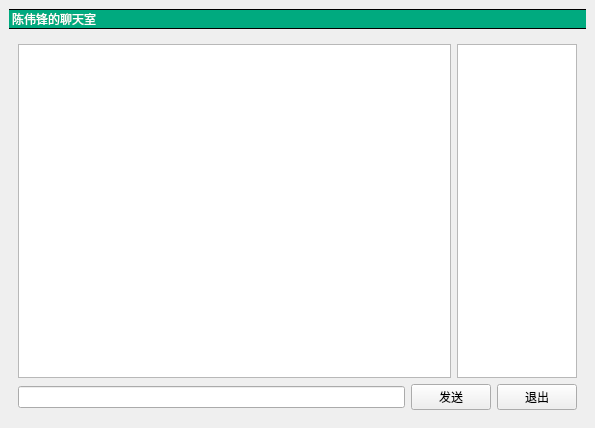
<?xml version="1.0" encoding="UTF-8"?>
<ui version="4.0">
 <class>MainWindow</class>
 <widget class="QMainWindow" name="MainWindow">
  <property name="geometry">
   <rect>
    <x>0</x>
    <y>0</y>
    <width>595</width>
    <height>428</height>
   </rect>
  </property>
  <property name="windowTitle">
   <string>聊天室客户端</string>
  </property>
  <property name="styleSheet">
   <string notr="true">#titleLabel {
    background: white;
    border: none;
    border-bottom: 1px solid black;
    border-top: 1px solid black;
    font: 24pt &quot;黑体&quot;;
    color: rgba(255, 255, 255, 1);
    background-color: rgba(0, 170, 127, 255);
}

#mainFrame {
    background: white;
    border: none;
}

#loginFrame {
    background: linear-gradient(to top, rgba(0, 170, 127, 0.2), rgba(0, 170, 127, 0.2));
    border: 1px solid gray;
    padding: 10px;
    border-radius: 25px;
}</string>
  </property>
  <widget class="QWidget" name="centralwidget">
   <layout class="QVBoxLayout" name="verticalLayout">
    <item>
     <widget class="QLabel" name="titleLabel">
      <property name="styleSheet">
       <string notr="true">#titleLabel {
    background: white;
    border: none;
    border-bottom: 1px solid black;
    border-top: 1px solid black;
    font: 24pt &quot;黑体&quot;;
    color: rgba(255, 255, 255, 1);
    background-color: rgba(0, 170, 127, 255);
}

#mainFrame {
    background: white;
    border: none;
}

#loginFrame {
    background: linear-gradient(to top, rgba(0, 170, 127, 0.2), rgba(0, 170, 127, 0.2));
    border: 1px solid gray;
    padding: 10px;
    border-radius: 25px;
}</string>
      </property>
      <property name="text">
       <string>陈伟锋的聊天室</string>
      </property>
     </widget>
    </item>
    <item>
     <widget class="QStackedWidget" name="stackedWidget">
      <property name="currentIndex">
       <number>0</number>
      </property>
      <widget class="QWidget" name="chatPage">
       <layout class="QVBoxLayout" name="verticalLayout_3">
        <item>
         <layout class="QHBoxLayout" name="horizontalLayout">
          <item>
           <widget class="QTextEdit" name="roomtextEdit"/>
          </item>
          <item>
           <widget class="QListWidget" name="userlistWidget">
            <property name="maximumSize">
             <size>
              <width>120</width>
              <height>16777215</height>
             </size>
            </property>
           </widget>
          </item>
         </layout>
        </item>
        <item>
         <layout class="QHBoxLayout" name="horizontalLayout_2">
          <item>
           <widget class="QLineEdit" name="saylineEdit"/>
          </item>
          <item>
           <widget class="QPushButton" name="sayButton">
            <property name="text">
             <string>发送</string>
            </property>
           </widget>
          </item>
          <item>
           <widget class="QPushButton" name="layoutButton">
            <property name="text">
             <string>退出</string>
            </property>
           </widget>
          </item>
         </layout>
        </item>
       </layout>
      </widget>
      <widget class="QWidget" name="loginPage">
       <layout class="QGridLayout" name="gridLayout">
        <item row="0" column="1">
         <spacer name="verticalSpacer_2">
          <property name="orientation">
           <enum>Qt::Orientation::Vertical</enum>
          </property>
          <property name="sizeHint" stdset="0">
           <size>
            <width>20</width>
            <height>123</height>
           </size>
          </property>
         </spacer>
        </item>
        <item row="1" column="0">
         <spacer name="horizontalSpacer">
          <property name="orientation">
           <enum>Qt::Orientation::Horizontal</enum>
          </property>
          <property name="sizeHint" stdset="0">
           <size>
            <width>175</width>
            <height>20</height>
           </size>
          </property>
         </spacer>
        </item>
        <item row="1" column="1">
         <widget class="QFrame" name="loginFrame">
          <property name="styleSheet">
           <string notr="true">background-color: rgb(243, 230, 255);</string>
          </property>
          <property name="frameShape">
           <enum>QFrame::Shape::StyledPanel</enum>
          </property>
          <property name="frameShadow">
           <enum>QFrame::Shadow::Raised</enum>
          </property>
          <layout class="QVBoxLayout" name="verticalLayout_2">
           <item>
            <layout class="QFormLayout" name="mainFrame">
             <item row="0" column="0">
              <widget class="QLabel" name="label_2">
               <property name="text">
                <string>服务器地址：</string>
               </property>
              </widget>
             </item>
             <item row="0" column="1">
              <widget class="QLineEdit" name="serverEdit">
               <property name="text">
                <string>127.0.0.1</string>
               </property>
              </widget>
             </item>
             <item row="1" column="0">
              <widget class="QLabel" name="label_3">
               <property name="text">
                <string>昵称：</string>
               </property>
              </widget>
             </item>
             <item row="1" column="1">
              <widget class="QLineEdit" name="usernameEdit"/>
             </item>
            </layout>
           </item>
           <item>
            <spacer name="verticalSpacer">
             <property name="orientation">
              <enum>Qt::Orientation::Vertical</enum>
             </property>
             <property name="sizeType">
              <enum>QSizePolicy::Policy::Fixed</enum>
             </property>
             <property name="sizeHint" stdset="0">
              <size>
               <width>20</width>
               <height>10</height>
              </size>
             </property>
            </spacer>
           </item>
           <item>
            <widget class="QPushButton" name="loginButton">
             <property name="text">
              <string>登录聊天室</string>
             </property>
            </widget>
           </item>
          </layout>
         </widget>
        </item>
        <item row="1" column="2">
         <spacer name="horizontalSpacer_2">
          <property name="orientation">
           <enum>Qt::Orientation::Horizontal</enum>
          </property>
          <property name="sizeHint" stdset="0">
           <size>
            <width>174</width>
            <height>20</height>
           </size>
          </property>
         </spacer>
        </item>
        <item row="2" column="1">
         <spacer name="verticalSpacer_3">
          <property name="orientation">
           <enum>Qt::Orientation::Vertical</enum>
          </property>
          <property name="sizeHint" stdset="0">
           <size>
            <width>20</width>
            <height>123</height>
           </size>
          </property>
         </spacer>
        </item>
       </layout>
      </widget>
     </widget>
    </item>
   </layout>
  </widget>
 </widget>
 <resources/>
 <connections/>
</ui>
